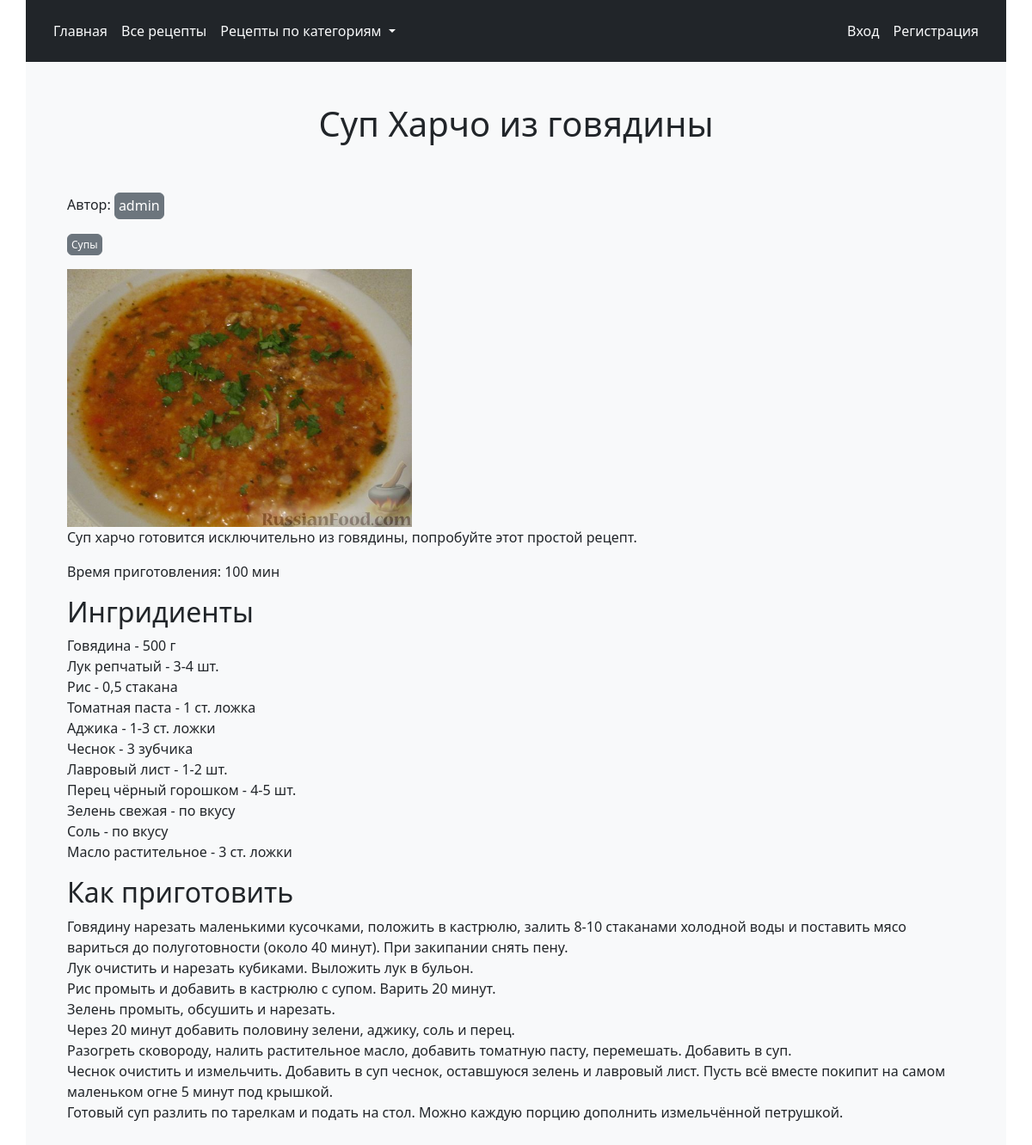
/recipe/sup-harcho-iz-govyadiny/, run on the app's committed database.
### recipes/models.py (models this page shows, shortened)
class Recipe(models.Model):
    name = models.CharField(verbose_name="Название", max_length=100)
    slug = models.SlugField(max_length=100, unique=True)
    description = models.TextField(verbose_name="Описание")
    ingredients = models.TextField(verbose_name="Ингридиенты")
    steps = models.TextField(verbose_name="Шаги приготовления")
    time = models.PositiveIntegerField(verbose_name="Время приготовления (мин)")
    image = models.ImageField(verbose_name="Изображение", upload_to='recipes_img/')
    author = models.ForeignKey(AUTH_USER_MODEL, related_name="recipes", on_delete=models.CASCADE)
    categories = models.ManyToManyField("Category", verbose_name="Категории", related_name="recipes")
    class Meta:
        ordering = ["name"]
        verbose_name = "Рецепт"
        verbose_name_plural = "Рецепты"

class Category(models.Model):
    name = models.CharField(verbose_name="Название категории", max_length=100, unique=True)
    slug = models.SlugField(max_length=100, unique=True)
    class Meta:
        ordering = ["name"]
        verbose_name = "Категория"
        verbose_name_plural = "Категории"
    def get_absolute_url(self):
        return reverse_lazy('recipe_list_by_category', kwargs={'slug': self.slug})

### user/models.py (models this page shows)
class User(AbstractUser):
    pass

### recipes/views.py (the view)
# urls.py: path('<slug:slug>/', RecipeDetailView.as_view(), name='recipe_detail'),
class RecipeDetailView(DetailView):
    model = Recipe
    context_object_name = 'recipe'
    template_name = 'recipes/recipe_detail.html'
    def get_context_data(self, **kwargs):
        context = super().get_context_data(**kwargs)
        context['title'] = self.object.name
        return context
    def get_queryset(self):
        queryset = super().get_queryset()
        return queryset.select_related("author")

### recipes/context_processors.py (called while the page is built)
def categories(request):
    return {
        'categories': Category.objects.all()
    }

### recipes/templates/recipes/recipe_detail.html (shortened to what this page needs)
{% extends "base.html" %}
{% load django_bootstrap5 %}
{% block content %}
<p>
    {% if not request.user.pk == recipe.author_id %}
    Автор: <a href="{% url 'recipe_list_by_author' recipe.author.username %}" role="button" class="btn btn-secondary"
              style="--bs-btn-padding-y: .15rem; --bs-btn-padding-x: .25rem;">
    {{ recipe.author.username }}</a>
</p>
{% endif %}
<p>
    {% for cat in recipe.categories.all %}
    <a href="{{ cat.get_absolute_url }}" role="button" class="btn btn-secondary"
       style="--bs-btn-padding-y: .15rem; --bs-btn-padding-x: .25rem; --bs-btn-font-size: .75rem;">
        {{ cat.name }}
    </a>
    {% endfor %}
</p>
<img src="{{ recipe.image.url }}" alt="recipe image" style="max-height:300px">
<p>{{ recipe.description|linebreaksbr }}</p>
<p>Время приготовления: {{ recipe.time }} мин</p>
<h2>Ингридиенты</h2>
<p>{{ recipe.ingredients|linebreaksbr }}</p>
<h2>Как приготовить</h2>
<p>{{ recipe.steps|linebreaksbr }}</p>
{% endblock %}

### templates/base.html (shortened to what this page needs)
<!DOCTYPE html>
<html lang="ru">
<head>
    {% load static %}
    <link rel="stylesheet" href="{% static 'css/style.css' %}"/>
    {% load django_bootstrap5 %}
    {% bootstrap_css %}
</head>
<body>
<div class="container bg-dark">
    {% include 'include/navbar.html' %}
</div>
<div class="container p-5 bg-light">
    <h1 class="text-center pb-5">{{ title }}</h1>
    {% block content %} Страница в разработке {% endblock %}
</div>
</body>
</html>

### static/css/style.css (style rules this page uses)
a { text-decoration: none !important ; }

### data on the page
Recipe: name "Суп Харчо из говядины", author.username "admin", image (picture), description "Суп харчо готовится исключительно из говядины, попробуйте этот простой рецепт.", time "100", ingredients "Говядина - 500 г Лук репчатый - 3-4 шт. Рис - 0,5 стакана Томатная паста - 1 ст. ложка Аджика - 1-3 ст. ложки Чеснок - 3 зубчика Лавровый лист - 1-2 шт. Перец чёрный горошком - 4-5 шт. Зелень свежая - по вкусу Соль - по вкусу Масло растительное - 3 ст. ложки", steps "Говядину нарезать маленькими кусочками, положить в кастрюлю, залить 8-10 стаканами холодной воды и поставить мясо вариться до полуготовности (около 40 минут). При закипании снять пену. Лук очистить и нарезать кубиками. Выложить лук в бульон. Рис промыть и добавить в кастрюлю с супом. Варить 20 минут. Зелень промыть, обсушить и нарезать. Через 20 минут добавить половину зелени, аджику, соль и перец. Разогреть сковороду, налить растительное масло, добавить томатную пасту, перемешать. Добавить в суп. Чеснок очистить и измельчить. Добавить в суп чеснок, оставшуюся зелень и лавровый лист. Пусть всё вместе покипит на самом маленьком огне 5 минут под крышкой. Готовый суп разлить по тарелкам и…"
Category: name "Супы"
